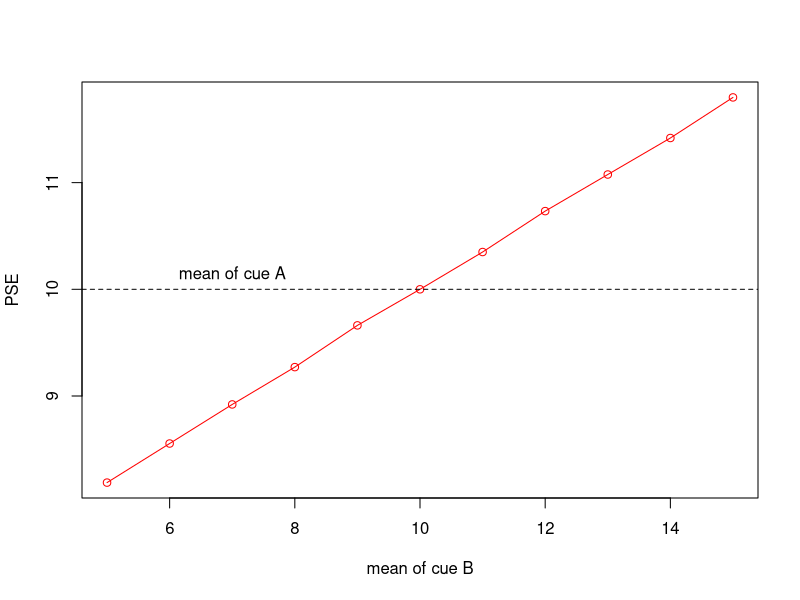
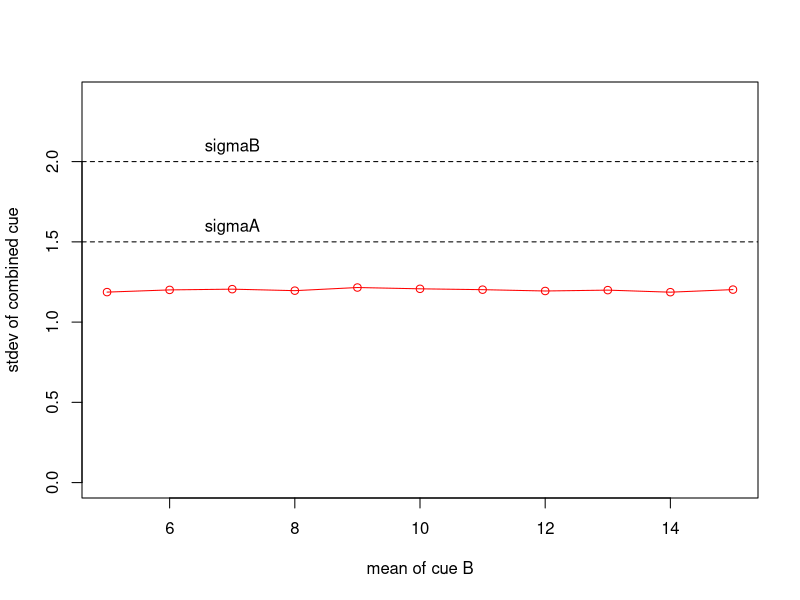

R code for these plots, in order:
# ccdemo.R  Simulation of cue combination experiments; shows mean and standard deviation
#           of optimally combined cues in several cue conflict conditions

rm( list = ls() )

# create a function to simulate many optimal cue combination trials
ccsim <- function( mu1, sigma1, mu2, sigma2, ntrials=10000 ) {
	
	# get samples from the two cues
	x1 <- rnorm( ntrials, mu1, sigma1 )
	x2 <- rnorm( ntrials, mu2, sigma2 )
	
	# combine the samples optimally
	w1 = (1/sigma1^2) / ( (1/sigma1^2) + (1/sigma2^2) )
	w2 = (1/sigma2^2) / ( (1/sigma1^2) + (1/sigma2^2) )
	x <- w1*x1 + w2*x2
	
	# return the mean and standard deviation of the optimal combination
	v = list( mu=mean(x), sigma=sd(x) )
	return( v )
	
}

# find PSEs and cue standard deviations in a simulated cue conflict experiment

# define the single cue distributions
muA <- 10
sigmaA <- 1.5
muBlist <- 5:15
sigmaB <- 2

# get PSE and SD in all cue conflict conditions
pse   <- rep(NaN,length(muBlist))
cuesd <- rep(NaN,length(muBlist))
for( i in 1:length(muBlist) ) {
	v <- ccsim( muA, sigmaA, muBlist[i], sigmaB )
	pse[i] <- v$mu
	cuesd[i] <- v$sigma
}

# plot PSEs
plot( muBlist, pse, type='o', col='red', xlab='mean of cue B', ylab='PSE' )
abline(h=muA,lty=2)
text(muBlist[3],muA,'mean of cue A',pos=3)

# plot combined cue SDs
plot( muBlist, cuesd, type='o', col='red', ylim=c(0,1.2*pmax(sigmaA,sigmaB)), xlab='mean of cue B', ylab='stdev of combined cue' )
abline(h=c(sigmaA,sigmaB),lty=2)
text(muBlist[3],sigmaA,'sigmaA',pos=3)
text(muBlist[3],sigmaB,'sigmaB',pos=3)
